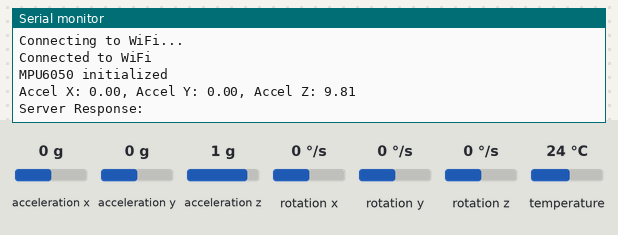
A sketch run on a simulated ESP32. Shown: the last lines printed to the serial monitor. Inputs (shaded band) come from the test bench; at power-on: acceleration x 0 g, acceleration y 0 g, acceleration z 1 g, rotation x 0 °/s, rotation y 0 °/s, rotation z 0 °/s, temperature 24 °C. WiFi joins after 1.5 s; servers stay silent unless stated; uploads are accepted with an empty reply.

Above: at 3.2 s.
3.3 s: acceleration x set to -1.4 g
At 4.36 s:
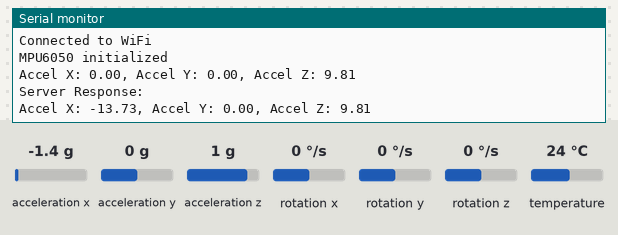
6.2 s: acceleration y set to -1.4 g
At 7.0 s:
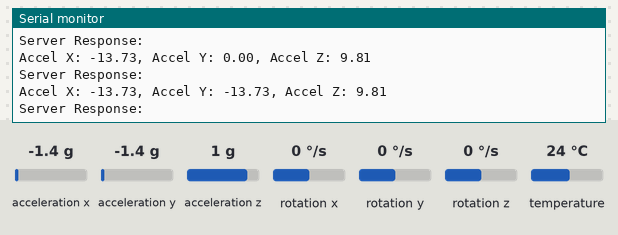
9.1 s: acceleration z set to -1.4 g
At 11.8 s:
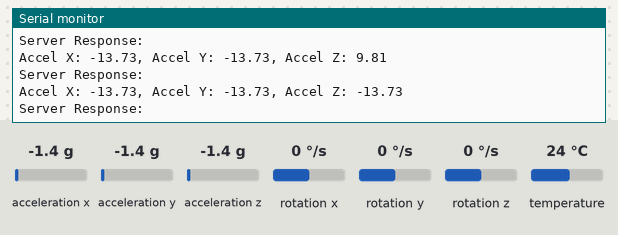

Measured:
- after the input at 3.3 s, the serial monitor: prints a new line after 0.91 s (image 1)
- after the input at 6.2 s, the serial monitor: prints a new line after 0.21 s (image 2)
- after the input at 9.1 s, the serial monitor: prints a new line after 1.7 s (image 3)

The sketch:

esp32code.ino
```cpp
#include <WiFi.h>
#include <HTTPClient.h>
#include <Wire.h>
#include <Adafruit_MPU6050.h>
#include <Adafruit_Sensor.h>

Adafruit_MPU6050 mpu;

// Replace with your network credentials
const char* ssid = "devendra11_fbrtn_2.4";
const char* password = "9805377285";

// Replace with your Django server URL
const char* serverURL = "http://192.168.1.68:8000/receive/";

void setup() {
  Serial.begin(115200);

  // Connect to Wi-Fi
  WiFi.begin(ssid, password);
  while (WiFi.status() != WL_CONNECTED) {
    delay(1000);
    Serial.println("Connecting to WiFi...");
  }
  Serial.println("Connected to WiFi");

  // Initialize MPU6050
  if (!mpu.begin()) {
    Serial.println("Failed to find MPU6050 chip");
    while (1) {
      delay(10);
    }
  }
  mpu.setAccelerometerRange(MPU6050_RANGE_2_G);
  mpu.setGyroRange(MPU6050_RANGE_250_DEG);
  mpu.setFilterBandwidth(MPU6050_BAND_21_HZ);

  Serial.println("MPU6050 initialized");
}

void loop() {
  sensors_event_t a, g, temp;
  mpu.getEvent(&a, &g, &temp);

  // Print accelerometer values to serial monitor
  Serial.print("Accel X: "); Serial.print(a.acceleration.x);
  Serial.print(", Accel Y: "); Serial.print(a.acceleration.y);
  Serial.print(", Accel Z: "); Serial.println(a.acceleration.z);

  // Send accelerometer data to Django server
  if (WiFi.status() == WL_CONNECTED) {
    HTTPClient http;
    http.begin(serverURL);

    http.addHeader("Content-Type", "application/json");

    // Prepare JSON data for accelerometer values
    String jsonData = "{\"ax\":\"" + String(a.acceleration.x) + "\",\"ay\":\"" + String(a.acceleration.y) +
                      "\",\"az\":\"" + String(a.acceleration.z) + "\"}";

    int httpResponseCode = http.POST(jsonData);

    if (httpResponseCode > 0) {
      String response = http.getString();
      Serial.println("Server Response: " + response);
    } else {
      Serial.println("Error on sending POST: " + String(httpResponseCode));
    }

    http.end();
  }

  delay(2000);  // Send data every 2 seconds
}
```
